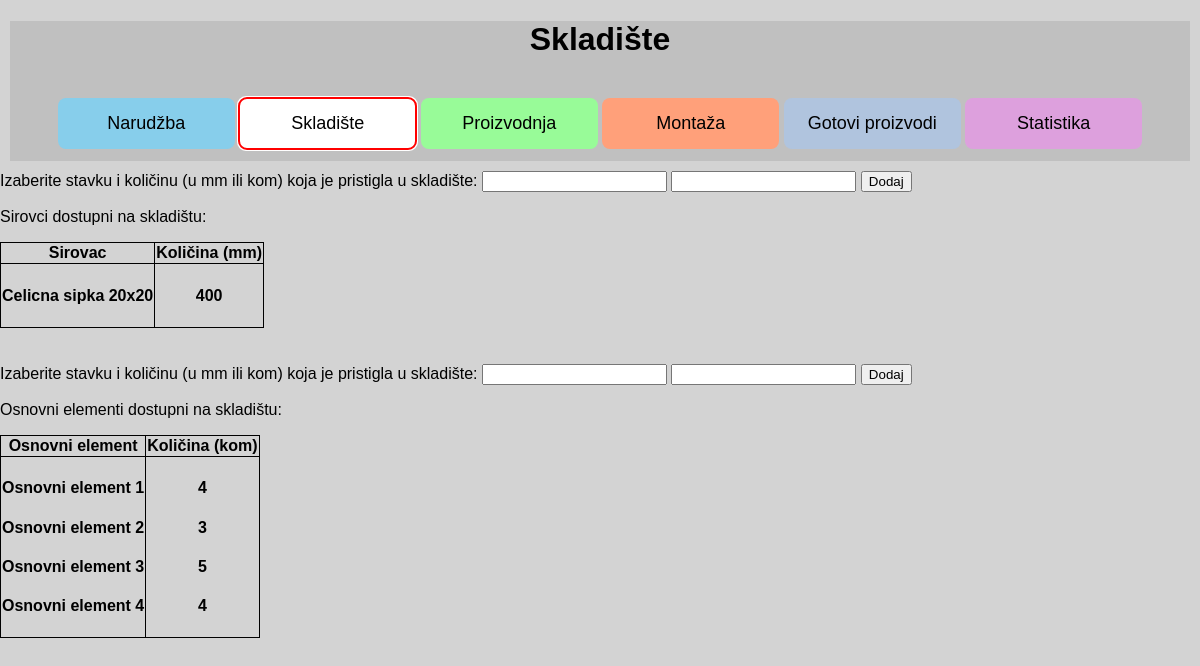
The app's page /first_btn with its own data.
### app.py (models this page shows, shortened)
class Input_Warehouse(db.Model):
    __tablename__ = "input_warehouse"
    id = db.Column(db.Integer, primary_key=True)
    name = db.Column(db.String(200), nullable=False)
    quantity = db.Column(db.Integer, nullable=False)

class Warehouse(db.Model):
    __tablename__ = "warehouse"
    auto_id = db.Column(db.Integer, primary_key=True)
    part_name = db.Column(db.String(200))
    part_quantity = db.Column(db.Integer)

### app.py (the view, shortened to what this page needs)
@app.route("/first_btn", methods=["POST", "GET"])
def first_button():
    return warehouse_page()

### app.py (called while the page is built)
@app.route("/warehouse")
def warehouse_page():
    raw_mat = Input_Warehouse.query.order_by(Input_Warehouse.id)
    part_available = Warehouse.query.order_by(Warehouse.part_name)
    return render_template("warehouse.html", sirovac=raw_mat, availability=part_available)

### templates/warehouse.html (shortened to what this page needs)
{% extends 'base.html' %}
{% block head %}
<link rel="stylesheet" href="{{ url_for('static', filename='css/warehouse.css') }}">
{% endblock %}
{% block body %}
<div class="content">
    <h1 id="Naslov">Skladište</h1>
    <br>
    <button class="btn btn-1" , onclick="window.location.href='/order'">Narudžba</button>
    <button class="btn btn-2" , onclick="window.location.href='/warehouse'">Skladište</button>
    <button class="btn btn-3" , onclick="window.location.href='/manufacturing'">Proizvodnja</button>
    <button class="btn btn-4" , onclick="window.location.href='/installation'">Montaža</button>
    <button class="btn btn-5" , onclick="window.location.href='/finishedproduct'">Gotovi proizvodi</button>
    <button class="btn btn-6" , onclick="window.location.href='/statistic'">Statistika</button>
</div>
<form action="first_btn" METHOD="POST" id="form1">
    <label for="warehouse">Izaberite stavku i količinu (u mm ili kom) koja je pristigla u skladište:</label>
    <input list="sirovci" name="sirovac" id="sirovac">
    <input type="number" name="kolicina" id="kolicina">
    <input type="submit" value="Dodaj" class="btn-secondary" id="botun_1">
</form>
<p>Sirovci dostupni na skladištu:</p>
<table>
    <tr>
        <th>Sirovac</th>
        <th>Količina (mm)</th>
    </tr>
    <tr>
        <td>
            {% for warehouse in sirovac %}
            <h4>
                {{warehouse.name}}
            </h4>
            {% endfor %}
        </td>
        <td>
            {% for warehouse in sirovac %}
            <h4 class="podatak">
                {{warehouse.quantity}}
            </h4>
            {% endfor %}
        </td>
    </tr>
</table>
<br><br>
<form action="second_btn" METHOD="POST">
    <label for="warehouse">Izaberite stavku i količinu (u mm ili kom) koja je pristigla u skladište:</label>
    <input list="new_part" name="new_part" id="new_part">
    <input type="number" name="kolicina_1" id="kolicina_1">
    <input type="submit" value="Dodaj" class="btn-secondary">
</form>
<p>Osnovni elementi dostupni na skladištu:</p>
<table>
    <tr>
        <th>Osnovni element</th>
        <th>Količina (kom)</th>
    </tr>
    <tr>
        <td>
            {% for warehouse in availability %}
            <h4>
                {{warehouse.part_name}}
            </h4>
            {% endfor %}
        </td>
        <td>
            {% for warehouse in availability %}
            <h4 class="podatak">
                {{warehouse.part_quantity}}
            </h4>
            {% endfor %}
        </td>
    </tr>
</table>
{% endblock %}

### static/css/main.css (style rules this page uses)
body { margin: 0; font-family: sans-serif; background-color: lightgrey; }
.content { margin: 10px; background-color: silver; text-align: center; height: 140px; }
.btn { padding: 15px; font-size: large; border: none; width: 15%; border-radius: 8px; }
.btn-1 { background-color: skyblue; }
.btn-2 { background-color: gold; }
.btn-3 { background-color: palegreen; }
.btn-4 { background-color: lightsalmon; }
.btn-5 { background-color: lightsteelblue; }
.btn-6 { background-color: plum; }

### static/css/warehouse.css (style rules this page uses)
body { margin: 0; font-family: sans-serif; background-color: lightgrey; }
.content { margin: 10px; background-color: silver; text-align: center; height: 140px; }
.btn { padding: 15px; font-size: large; border: none; width: 15%; border-radius: 8px; }
.btn-1 { background-color: skyblue; }
.btn-2 { background-color: white; border-color: red; outline: 50px auto red; }
.btn-3 { background-color: palegreen; }
.btn-4 { background-color: lightsalmon; }
.btn-5 { background-color: lightsteelblue; }
.btn-6 { background-color: plum; }

### templates/warehouse.html (style rules this page uses)
table, th, td { border: 1px solid black; border-collapse: collapse; }
.podatak { text-align: center; }

### records on screen
Input_Warehouse: name "Celicna sipka 20x20", quantity "400"
Warehouse: part_name "Osnovni element 1", part_quantity "4"
Warehouse: part_name "Osnovni element 2", part_quantity "3"
Warehouse: part_name "Osnovni element 3", part_quantity "5"
Warehouse: part_name "Osnovni element 4", part_quantity "4"
